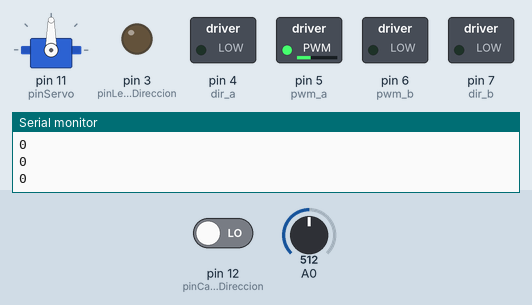
Recording of a sketch running on a simulated Arduino Uno, built with avr-gcc and run on an emulated ATmega328P. On the bench: servo, switched loads named in the sketch (green lamp = pin HIGH), output pins drawn as LEDs (lit = HIGH), the last lines printed to the serial monitor. Dashed ring = blinking. The inputs (shaded band) are chosen by the test bench; at power-on: pin 12 (pinCambioDireccion) LOW, A0 = 512.

Above: at 1.2 s.
1.3 s: pin 12 (pinCambioDireccion) driven HIGH
At 1.46 s:
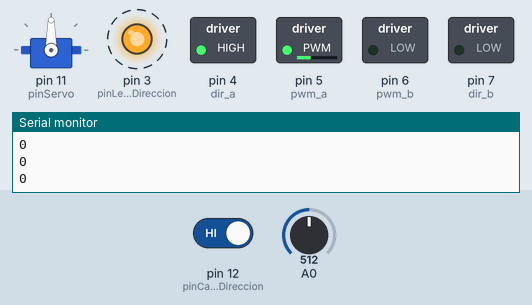
4.3 s: A0 set to 716
At 4.62 s:
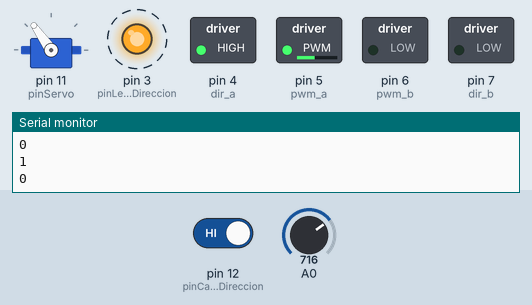
7.3 s: A0 set to 900
At 7.43 s:
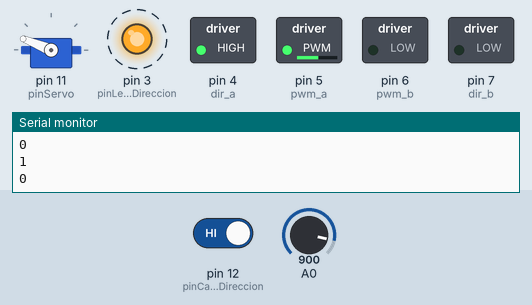
10.3 s: A0 set to 1023
At 10.58 s:
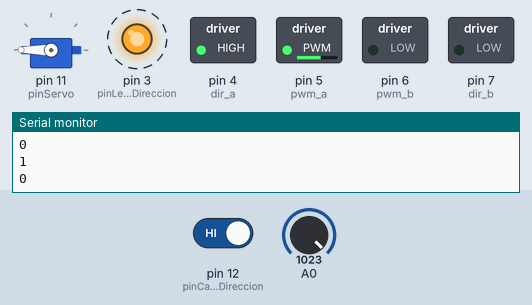
13.3 s: A0 set to 306
At 13.39 s:
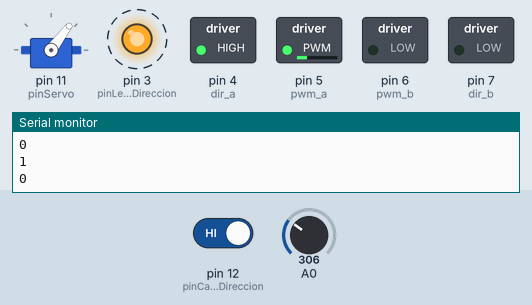
16.3 s: A0 set to 122
At 16.55 s:
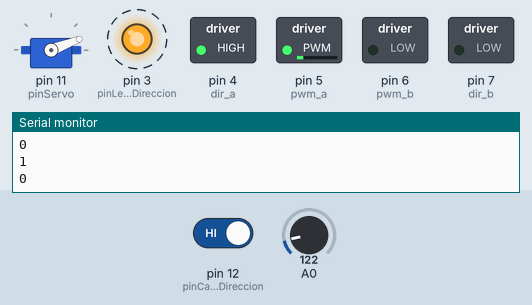
Timing chart, 0 to 20.3 s (numbered marks = the images above; inputs shaded):
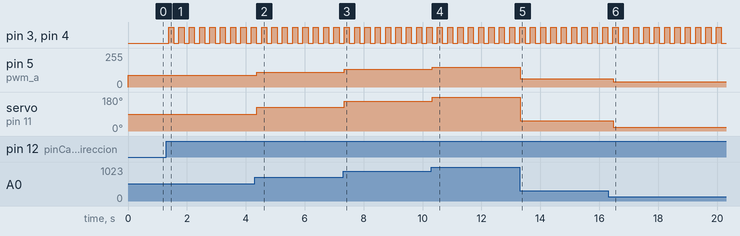

The sketch:

pv_control_motor_potenciometro_1.ino
```cpp
#include <Servo.h>

int pwm_a = 5;  //PWM control for motor outputs 1 and 2
int pwm_b = 6;  //PWM control for motor outputs 3 and 4
int dir_a = 4;  //direction control for motor outputs 1 and 2
int dir_b = 7;  //direction control for motor outputs 3 and 4

int pinCambioDireccion = 12; //cambiodireccion
int pinLedCambioDireccion=3;
int pinServo=11; // tiene que ser con salida analogica. El 11 esta libre
int CambioDireccion = LOW; //valor del cambio direccion

int entradaPotenciometro = 0; // valor de la entrada del potencimetro
int salidaServo=0; //valor del giro del Servo.

Servo miVolante; //objeto volante

void setup()
{
  pinMode(pwm_a, OUTPUT);  //Set control pins to be outputs
  pinMode(pwm_b, OUTPUT);
  pinMode(dir_a, OUTPUT);
  pinMode(dir_b, OUTPUT);
  pinMode(pinCambioDireccion,INPUT);
  pinMode(pinLedCambioDireccion,OUTPUT);
  miVolante.attach(pinServo);
  Serial.begin(9600);
}

void loop()
{
  if (digitalRead(pinCambioDireccion)==HIGH) { // primera comprobacion
     delay(75);
     if (digitalRead(pinCambioDireccion)==HIGH) {
       CambioDireccion=CambioDireccion^1;
     }
  }
  digitalWrite(dir_a, CambioDireccion); // direccion motor A
  digitalWrite(pinLedCambioDireccion,CambioDireccion); // giro del Motor
  entradaPotenciometro = analogRead(A0); // lectura
  salidaServo=map(entradaPotenciometro,0,1023,0,180); //convertir a valores de grado
  entradaPotenciometro=map(entradaPotenciometro,0,1023,25,150); // conversin entre valores
    miVolante.write(salidaServo); //escribe el valor en el Servo
  analogWrite(pwm_a, entradaPotenciometro); //coloca ese valor a la salida.
  delay(100); // algo de retraso
  Serial.println(CambioDireccion);
}
```

Measured:
- after the input at 1.3 s, pin 3 (pinLedCambioDireccion), pin 4 (dir_a): alternates HIGH for 0.18 s and LOW for 0.18 s, starting after 0.08 s
- after the input at 4.3 s, pin 5 (pwm_a): 87/255 → 112/255 after 0.06 s; servo on pin 11 (pinServo): 90° → 125° after 0.06 s
- after the input at 7.3 s, pin 5 (pwm_a): 112/255 → 134/255 at once; servo on pin 11 (pinServo): 125° → 158° at once
- after the input at 10.3 s, pin 5 (pwm_a): 134/255 → 150/255 at once; servo on pin 11 (pinServo): 158° → 180° at once
- after the input at 13.3 s, pin 5 (pwm_a): 150/255 → 62/255 at once; servo on pin 11 (pinServo): 180° → 53° at once
- after the input at 16.3 s, pin 5 (pwm_a): 62/255 → 39/255 after 0.16 s; servo on pin 11 (pinServo): 53° → 21° after 0.16 s
